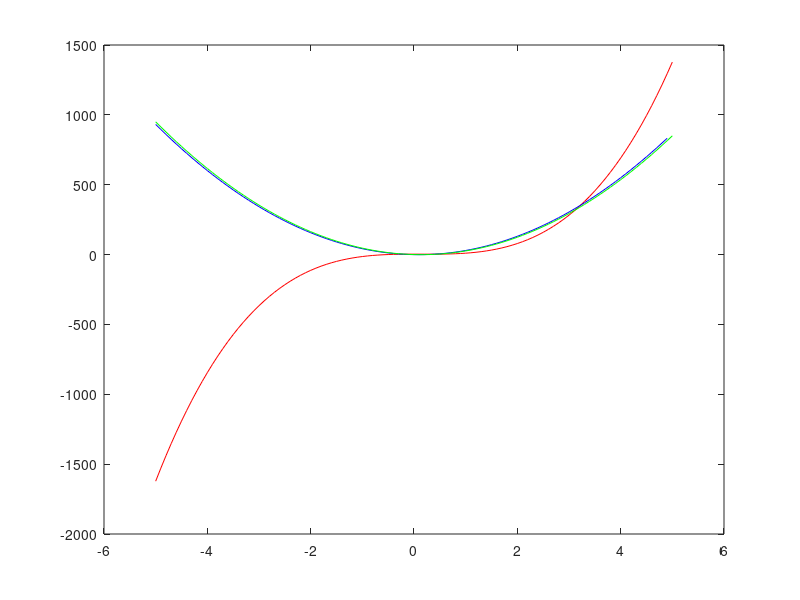

Write the MATLAB code that produced this figure.
clc
clear all

F = @(x)(12 * x.^3 - 5 * x.^2 + 3);
X = -5:0.1:5;
Y = F(X);

% javab A

diff_Y = diff(Y)./diff(X);

%rasm
% f(x) ranghe red
plot(X, Y, 'r');
hold on
% f'(x) ranghe blue
plot(X(1:length(X)-1), diff_Y, 'b')

% javab B

exact_diff_Y = 36 * X.^2 - 10 * X;
% f'(x) ranghe blue
plot(X, exact_diff_Y, 'g')

% chon moshtagh hesab shode ba diff adadi ast va az nemodar haye skekaste
% peyvaste hasel mishe va taghribi hast
% vali moshtagh vegheii y' az tabe asli ast va dadigh ast
